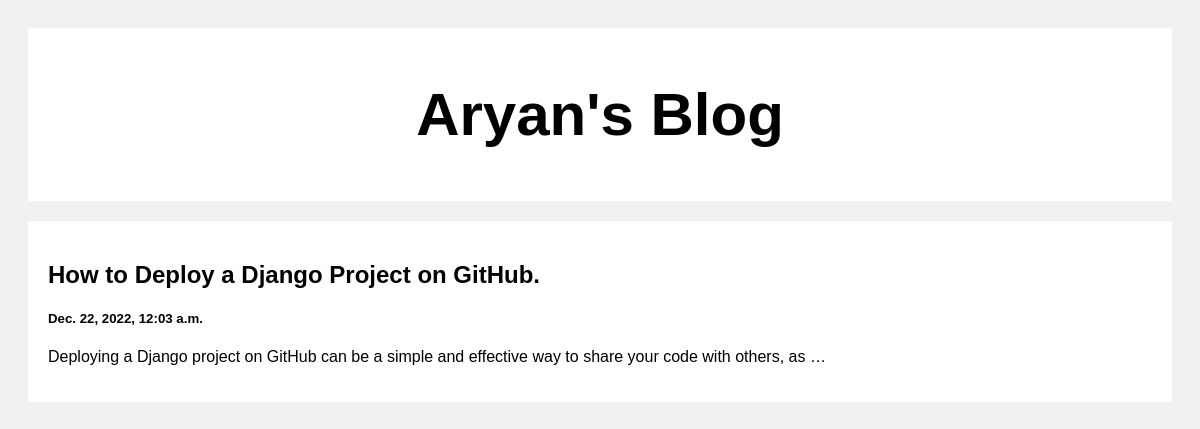
Before: / with the older database file.
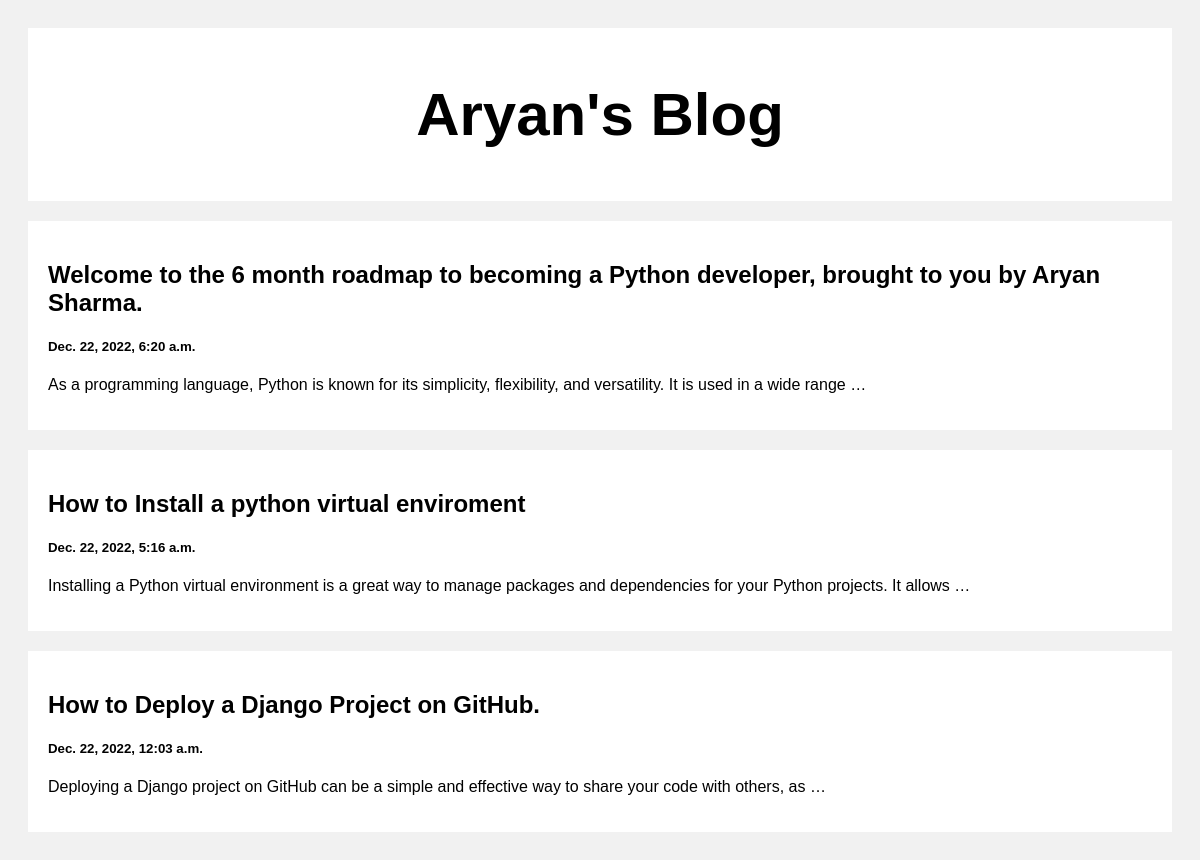
After: the same page with the newer database file.
### posts/models.py (models this page shows)
class Post(models.Model):
    title = models.CharField(max_length=100)
    body = models.CharField(max_length=1000000)
    created_at = models.DateTimeField(default=datetime.now, blank=True)

### posts/views.py (the view)
# urls.py: path("", views.index, name='index'),
def index(request):
    posts = Post.objects.all()
    return render(request, 'index.html', {'posts':posts})

### templates/index.html (shortened to what this page needs)
<!DOCTYPE html>
<html lang="en">
<head>
</head>
<body>
    <div class="header">
      <h2>Aryan's Blog</h2>
    </div>
    <div class="row">
      <div class="leftcolumn">
        {% for post in posts reversed %}
        <div class="card">
          <a style="text-decoration: none; color: black;" href="/post/{{post.id}}">
            <h2>{{post.title}}</h2>
            <h5>{{post.created_at}}</h5>
            <p>{{post.body|truncatewords:20}}</p>
          </a>
        </div>
        {% endfor %}
      </div>
    </div>
</body>
</html>

### templates/index.html (style rules this page uses)
* { box-sizing: border-box; }
body { font-family: Arial; padding: 20px; background: #f1f1f1; }
.header { padding: 2px; font-size: 40px; text-align: center; background: white; }
.leftcolumn { float: left; width: 100%; }
.card { background-color: white; padding: 20px; margin-top: 20px; }
.row:after { content: ""; display: table; clear: both; }

Changed rows visible on the page:
added Post: title "Welcome to the 6 month roadmap to becoming a Python developer, brought to you by Aryan Sharma.", created_at "Dec. 22, 2022, 6:20 a.m.", body "As a programming language, Python is known for its simplicity, flexibility, and versatility. It is used in a wide range …"
added Post: title "How to Install a python virtual enviroment", created_at "Dec. 22, 2022, 5:16 a.m.", body "Installing a Python virtual environment is a great way to manage packages and dependencies for your Python projects. It allows …"
